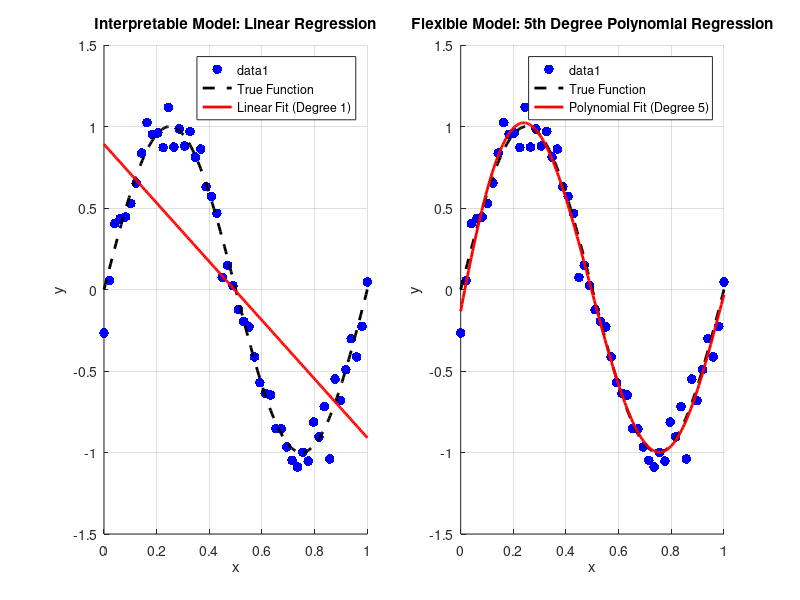

Write MATLAB code to recreate this figure.
function flexibility_vs_interpretability
    % This tutorial demonstrates the flexibility vs. interpretability trade-off.
    % We generate synthetic data from a non-linear function and fit two models:
    %   - A linear model (interpretable but less flexible)
    %   - A 5th degree polynomial model (more flexible but less interpretable)
    %
    % Run this script to see the differences in the fitted curves and the model coefficients.
    
    %% 1. Generate synthetic data
    rng(1);                        % For reproducibility
    N = 50;                        % Number of data points
    x = linspace(0, 1, N)';         % Input feature in [0,1]
    true_function = @(x) sin(2*pi*x); % True underlying function (non-linear)
    noise_std = 0.1;               % Standard deviation of Gaussian noise
    y = true_function(x) + noise_std * randn(N, 1);
    
    %% 2. Fit a linear regression model (interpretable, low flexibility)
    degree_linear = 1;             % Linear model (degree 1)
    X_linear = polynomialDesignMatrix(x, degree_linear);
    w_linear = (X_linear' * X_linear) \ (X_linear' * y); % Normal equation
    
    %% 3. Fit a flexible polynomial regression model (degree 5)
    degree_poly = 5;               % Flexible model (5th degree polynomial)
    X_poly = polynomialDesignMatrix(x, degree_poly);
    w_poly = (X_poly' * X_poly) \ (X_poly' * y);
    
    %% 4. Evaluate predictions on a fine grid
    x_fine = linspace(0, 1, 200)';
    
    % Predictions for the linear model
    X_linear_fine = polynomialDesignMatrix(x_fine, degree_linear);
    y_pred_linear = X_linear_fine * w_linear;
    
    % Predictions for the 5th degree model
    X_poly_fine = polynomialDesignMatrix(x_fine, degree_poly);
    y_pred_poly = X_poly_fine * w_poly;
    
    %% 5. Plot the results
    figure('Position',[100 100 1000 500]);
    
    % Plot for the linear (interpretable) model
    subplot(1,2,1);
    scatter(x, y, 50, 'b', 'filled'); hold on;
    plot(x_fine, true_function(x_fine), 'k--', 'LineWidth',2, ...
         'DisplayName','True Function');
    plot(x_fine, y_pred_linear, 'r-', 'LineWidth',2, ...
         'DisplayName','Linear Fit (Degree 1)');
    xlabel('x'); ylabel('y');
    title('Interpretable Model: Linear Regression');
    legend('Location','Best');
    grid on;
    
    % Plot for the flexible (degree 5) model
    subplot(1,2,2);
    scatter(x, y, 50, 'b', 'filled'); hold on;
    plot(x_fine, true_function(x_fine), 'k--', 'LineWidth',2, ...
         'DisplayName','True Function');
    plot(x_fine, y_pred_poly, 'r-', 'LineWidth',2, ...
         'DisplayName','Polynomial Fit (Degree 5)');
    xlabel('x'); ylabel('y');
    title('Flexible Model: 5th Degree Polynomial Regression');
    legend('Location','Best');
    grid on;
    
    %% 6. Display model coefficients
    fprintf('Linear Regression Coefficients (Interpretable):\n');
    disp(w_linear);
    
    fprintf('5th Degree Polynomial Regression Coefficients (Less Interpretable):\n');
    disp(w_poly);

    % save_all_figs_OPTION('results/flexibility_vs_interpretability','png',1)
end

%% Helper function: Constructs a polynomial design matrix
function X_poly = polynomialDesignMatrix(x, degree)
    % Given a column vector x and a polynomial degree, this function returns
    % the design matrix with columns: [1, x, x.^2, ..., x.^degree]
    N = length(x);
    X_poly = ones(N, degree + 1);
    for d = 1:degree
        X_poly(:, d+1) = x.^d;
    end
end

